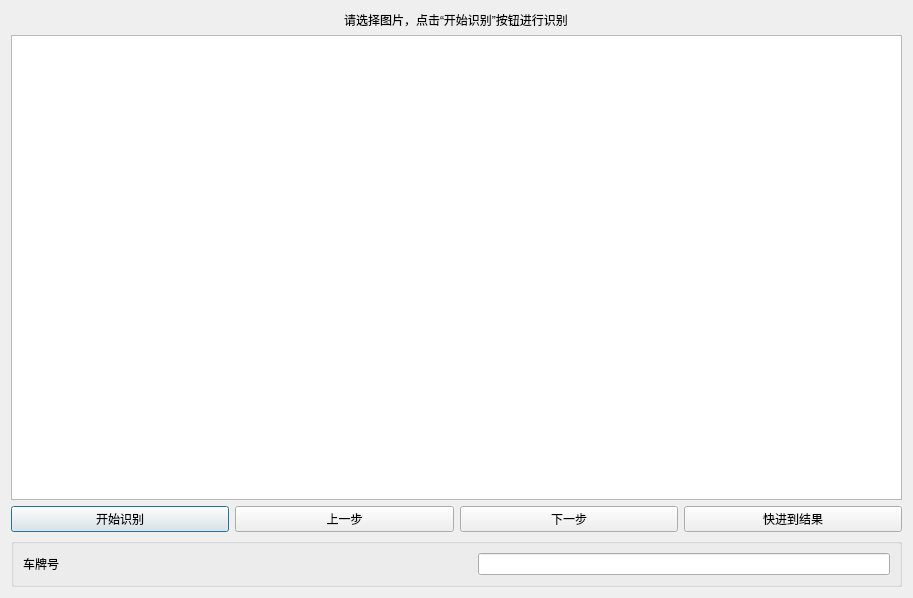
<?xml version="1.0" encoding="UTF-8"?>
<ui version="4.0">
 <class>licence_recognition_dialog</class>
 <widget class="QDialog" name="licence_recognition_dialog">
  <property name="geometry">
   <rect>
    <x>0</x>
    <y>0</y>
    <width>913</width>
    <height>598</height>
   </rect>
  </property>
  <property name="windowTitle">
   <string>licence_recognition_dialog</string>
  </property>
  <layout class="QGridLayout" name="gridLayout">
   <item row="1" column="0">
    <layout class="QVBoxLayout" name="verticalLayout">
     <item>
      <widget class="QGraphicsView" name="view"/>
     </item>
     <item>
      <layout class="QHBoxLayout" name="buttonLayout">
       <item>
        <widget class="QPushButton" name="start">
         <property name="text">
          <string>开始识别</string>
         </property>
        </widget>
       </item>
       <item>
        <widget class="QPushButton" name="previous">
         <property name="text">
          <string>上一步</string>
         </property>
        </widget>
       </item>
       <item>
        <widget class="QPushButton" name="next">
         <property name="text">
          <string>下一步</string>
         </property>
        </widget>
       </item>
       <item>
        <widget class="QPushButton" name="finish">
         <property name="text">
          <string>快进到结果</string>
         </property>
        </widget>
       </item>
      </layout>
     </item>
    </layout>
   </item>
   <item row="2" column="0">
    <widget class="QGroupBox" name="groupBox">
     <property name="title">
      <string/>
     </property>
     <layout class="QHBoxLayout" name="horizontalLayout">
      <item>
       <widget class="QLabel" name="text">
        <property name="text">
         <string>车牌号</string>
        </property>
       </widget>
      </item>
      <item>
       <spacer name="horizontalSpacer">
        <property name="orientation">
         <enum>Qt::Horizontal</enum>
        </property>
        <property name="sizeHint" stdset="0">
         <size>
          <width>40</width>
          <height>20</height>
         </size>
        </property>
       </spacer>
      </item>
      <item>
       <widget class="QLineEdit" name="plate"/>
      </item>
     </layout>
    </widget>
   </item>
   <item row="0" column="0" alignment="Qt::AlignHCenter">
    <widget class="QLabel" name="explain">
     <property name="text">
      <string>请选择图片，点击“开始识别”按钮进行识别</string>
     </property>
    </widget>
   </item>
  </layout>
 </widget>
 <resources/>
 <connections/>
</ui>
